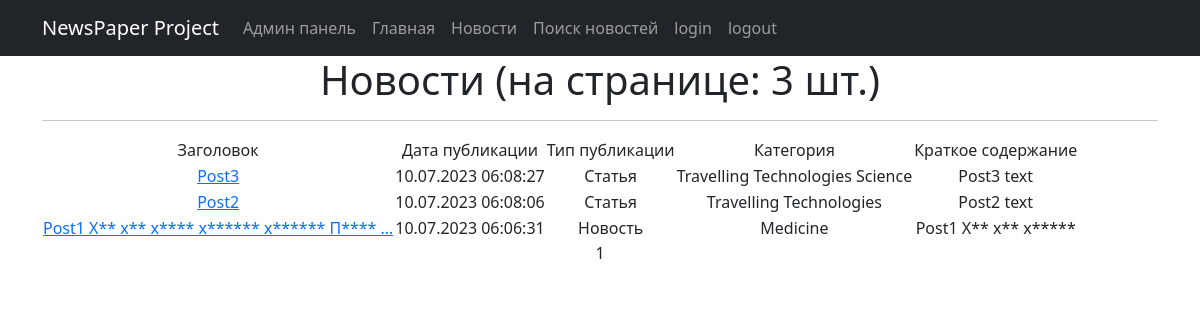
The app's page /, older data.
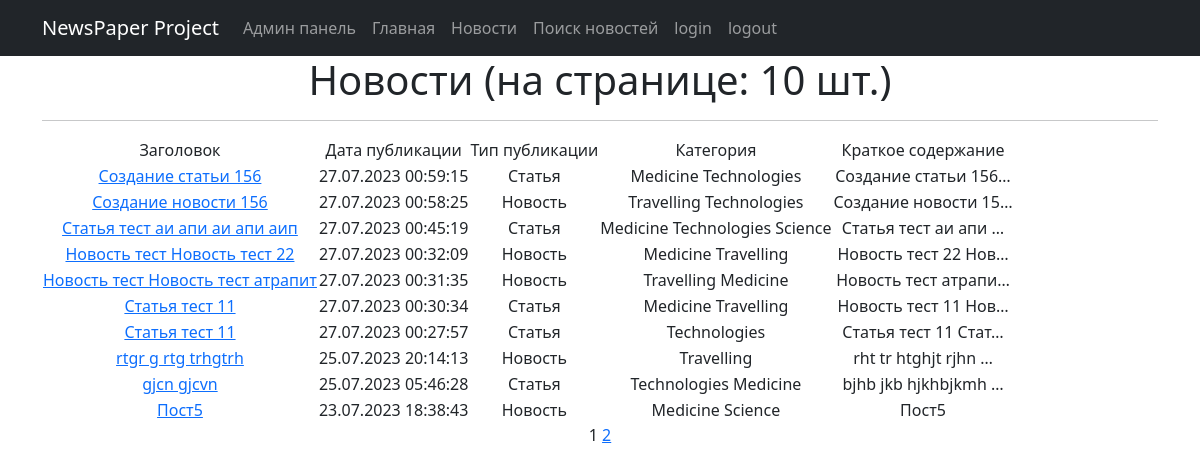
The same page, newer data.
### news/models.py (models this page shows, shortened)
class Post(models.Model):
    news = 'NW'
    article = 'AR'
    CATEGORIES = [
        (news, 'Новость'),
        (article, 'Статья')
    ]
    post_author = models.ForeignKey(Author, on_delete=models.CASCADE, verbose_name="Автор")
    post_type = models.CharField("Тип",
                                 max_length=2,
                                 choices=CATEGORIES,
                                 default=news)
    post_date = models.DateTimeField("Дата публикации", auto_now_add=True)
    post_category = models.ManyToManyField(Category, through='PostCategory', verbose_name="Категория")
    post_title = models.CharField("Название", max_length=128)
    post_text = models.TextField("Текст")
    post_rating = models.IntegerField(default=0)

class Category(models.Model):
    category_name = models.CharField(max_length=128, unique=True)
    def __str__(self):
        return self.category_name.title()

### news/views.py (the view)
# urls.py: path('', NewsList.as_view(), name='post_list'),
class NewsList(ListView):
    model = Post
    ordering = '-post_date'
    template_name = 'NewsList.html'
    context_object_name = 'newslist'
    paginate_by = 10

### news/templatetags/custom_filter.py (called while the page is built)
@register.filter()
def censor(value):
    text = str(value)
    for word in text.split():
        for cw in censor_word:
            if cw in word.lower():
                text = text.replace(word, word[0]+"*"*(len(word)-1), 1)
    return f'{text}'

@register.simple_tag(takes_context=True)
def url_replace(context, **kwargs):
   d = context['request'].GET.copy()
   for k, v in kwargs.items():
       d[k] = v
   return d.urlencode()

### templates/NewsList.html (shortened to what this page needs)
{% extends 'flatpages/default.html' %}
{% load custom_filter %}
{% block content %}
   <h1>Новости (на странице: {{ newslist|length }} шт.)</h1>
   <hr>
   {% if newslist %}
       <table>
           <tr>
               <td>Заголовок</td>
               <td>Дата публикации</td>
               <td>Тип публикации</td>
               <td>Категория</td>
               <td>Краткое содержание</td>
               <td>
               </td>
           </tr>
           {% for news in newslist %}
           <tr>
               <td><a href="/news/{{ news.pk }}">{{ news.post_title|truncatewords:7|censor }}</a></td>
               <td>{{ news.post_date|date:'d.m.Y H:i:s' }}</td>
               <td>{{ news.get_post_type_display }}</td>
               <td>
                   {% for category in news.post_category.all %}
                   {{ category }}
                   {% endfor %}
               </td>
               <td>{{ news.post_text|truncatechars:20|censor }}</td>
               <td>
               </td>
           </tr>
           {% endfor %}
       </table>
   {% else %}
       <h2>Новостей нет!</h2>
   {% endif %}
   {{ page_obj.number }}
   {% if page_obj.has_next %}
       <a href="?{% url_replace page=page_obj.next_page_number %}">{{ page_obj.next_page_number }}</a>
   {% endif %}
{% endblock content %}

### templates/flatpages/default.html (shortened to what this page needs)
<!DOCTYPE html>
<html lang="en">
    <head>
        {% load static %}
        <link href="{% static 'css/styles.css' %}" rel="stylesheet" />
    </head>
    <body>
        <nav class="navbar navbar-expand-lg navbar-dark bg-dark static-top">
           <div class="container">
               <a class="navbar-brand" href="#">NewsPaper Project</a>
               <div class="collapse navbar-collapse" id="navbarResponsive">
                   <ul class="navbar-nav ml-auto">
                       <li class="nav-item">
                           <a class="nav-link" href="/admin/">Админ панель</a>
                       </li>
                       <li class="nav-item">
                           <a class="nav-link" href="/">Главная</a>
                       </li>
                       <li class="nav-item">
                           <a class="nav-link" href="/news/">Новости</a>
                       </li>
                       <li class="nav-item">
                           <a class="nav-link" href="/news/search/">Поиск новостей</a>
                       </li>
                       <li class="nav-item">
                           <a class="nav-link" href="/accounts/login/">login</a>
                       </li>
                       <li class="nav-item">
                           <a class="nav-link" href="/accounts/logout/">logout</a>
                       </li>
                   </ul>
               </div>
           </div>
        </nav>
        <div class="container">
           <div class="row">
               <div class="col-lg-12 text-center">
                   {% block content %}{% endblock content %}
               </div>
           </div>
        </div>
    </body>
</html>

Row changes from the older to the newer data that the page shows:
no longer on this page (row unchanged): Post: post_title|censor "Post3", post_date "10.07.2023 06:08:27", post_type "Статья", post_text|censor "Post3 text", Category (category_name "Travelling"), Category (category_name "Technologies"), Category (category_name "Science")
no longer on this page (row edited): Post: post_title|censor "Post2", post_date "10.07.2023 06:08:06", post_type "Статья", post_text|censor "Post2 text", Category (category_name "Travelling"), Category (category_name "Technologies")
no longer on this page (row unchanged): Post: post_title|censor "Post1 Х** х** х**** х****** х****** П**** …", post_date "10.07.2023 06:06:31", post_type "Новость", post_text|censor "Post1 Х** х** х*****", Category (category_name "Medicine")
added Post: post_title|censor "Создание статьи 156", post_date "27.07.2023 00:59:15", post_type "Статья", post_text|censor "Создание статьи 156…", Category (category_name "Medicine"), Category (category_name "Technologies")
added Post: post_title|censor "Создание новости 156", post_date "27.07.2023 00:58:25", post_type "Новость", post_text|censor "Создание новости 15…", Category (category_name "Travelling"), Category (category_name "Technologies")
added Post: post_title|censor "Статья тест аи апи аи апи аип", post_date "27.07.2023 00:45:19", post_type "Статья", post_text|censor "Статья тест аи апи …", Category (category_name "Medicine"), Category (category_name "Technologies"), Category (category_name "Science")
added Post: post_title|censor "Новость тест Новость тест 22", post_date "27.07.2023 00:32:09", post_type "Новость", post_text|censor "Новость тест 22 Нов…", Category (category_name "Medicine"), Category (category_name "Travelling")
added Post: post_title|censor "Новость тест Новость тест атрапит", post_date "27.07.2023 00:31:35", post_type "Новость", post_text|censor "Новость тест атрапи…", Category (category_name "Travelling"), Category (category_name "Medicine")
added Post: post_title|censor "Статья тест 11", post_date "27.07.2023 00:30:34", post_type "Статья", post_text|censor "Новость тест 11 Нов…", Category (category_name "Medicine"), Category (category_name "Travelling")
added Post: post_title|censor "Статья тест 11", post_date "27.07.2023 00:27:57", post_type "Статья", post_text|censor "Статья тест 11 Стат…", Category (category_name "Technologies")
added Post: post_title|censor "rtgr g rtg trhgtrh", post_date "25.07.2023 20:14:13", post_type "Новость", post_text|censor "rht tr htghjt rjhn …", Category (category_name "Travelling")
added Post: post_title|censor "gjcn gjcvn", post_date "25.07.2023 05:46:28", post_type "Статья", post_text|censor "bjhb jkb hjkhbjkmh …", Category (category_name "Technologies"), Category (category_name "Medicine")
added Post: post_title|censor "Пост5", post_date "23.07.2023 18:38:43", post_type "Новость", post_text|censor "Пост5", Category (category_name "Medicine"), Category (category_name "Science")
Text that changed along with them:
{{ newslist|length }}: "3" → "10"
{{ page_obj.next_page_number }}: (not shown) → "2"
